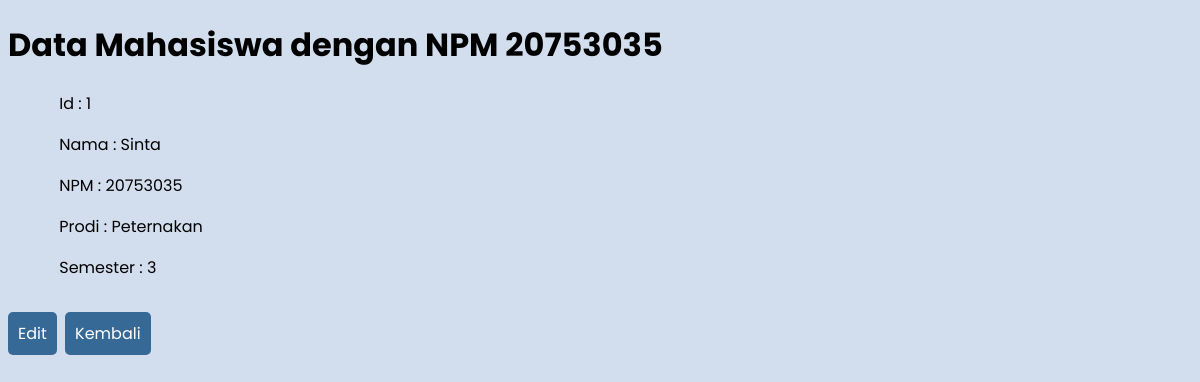
The page /data/show.php?id=1 on the database its author committed.
### tables this page shows
CREATE TABLE `mahasiswa` (
  `id` int(11) NOT NULL,
  `Nama` varchar(100) NOT NULL,
  `NPM` varchar(10) NOT NULL,
  `Prodi` varchar(100) NOT NULL,
  `Semester` enum('1','2','3','4','5','6') NOT NULL
);

### data/show.php (the view, shortened to what this page needs)
<?php require_once __DIR__ . '/../config/connect.php'; ?>
<!DOCTYPE html>
<html lang="en">
<head>
    <link rel="stylesheet" href="styles.css">
</head>
<body>
    <main>
        <?php
        $user = $conn->prepare("SELECT * FROM mahasiswa WHERE id = " . $_GET['id']);
        $user->execute();
        $user = $user->fetch(PDO::FETCH_OBJ);
        ?>
        <h1>Data Mahasiswa dengan NPM <?= $user->NPM; ?></h1>
        <p>
        <pre>
            Id : <?= $user->id; ?>
        </pre>
        <pre>
            Nama : <?= $user->Nama; ?>
        </pre>
        <pre>
            NPM : <?= $user->NPM; ?>
        </pre>
        <pre>
            Prodi : <?= $user->Prodi; ?>
        </pre>
        <pre>
            Semester : <?= $user->Semester; ?>
        </pre>
        </p>
        <br>
        <a class="tvd" href="edit.php?id=<?= $user->id; ?>">Edit</a>
        <a class="tvd" href="../data/">Kembali</a>
    </main>
</body>
</html>

### data/styles.css (style rules this page uses)
body { background-color: #d2deee; background-repeat: no-repeat; background-size: 100%; }
* { font-family: "Poppins", sans-serif; }
.tvd { background-color: #376996; padding: 10px; border-radius: 5px; text-decoration: none; color: white; }
a { cursor: pointer; text-decoration: underline; color: blue; margin-right: 4px; }

### rows shown on the page
mahasiswa: NPM "20753035", id "1", Nama "Sinta", Prodi "Peternakan", Semester "3"
